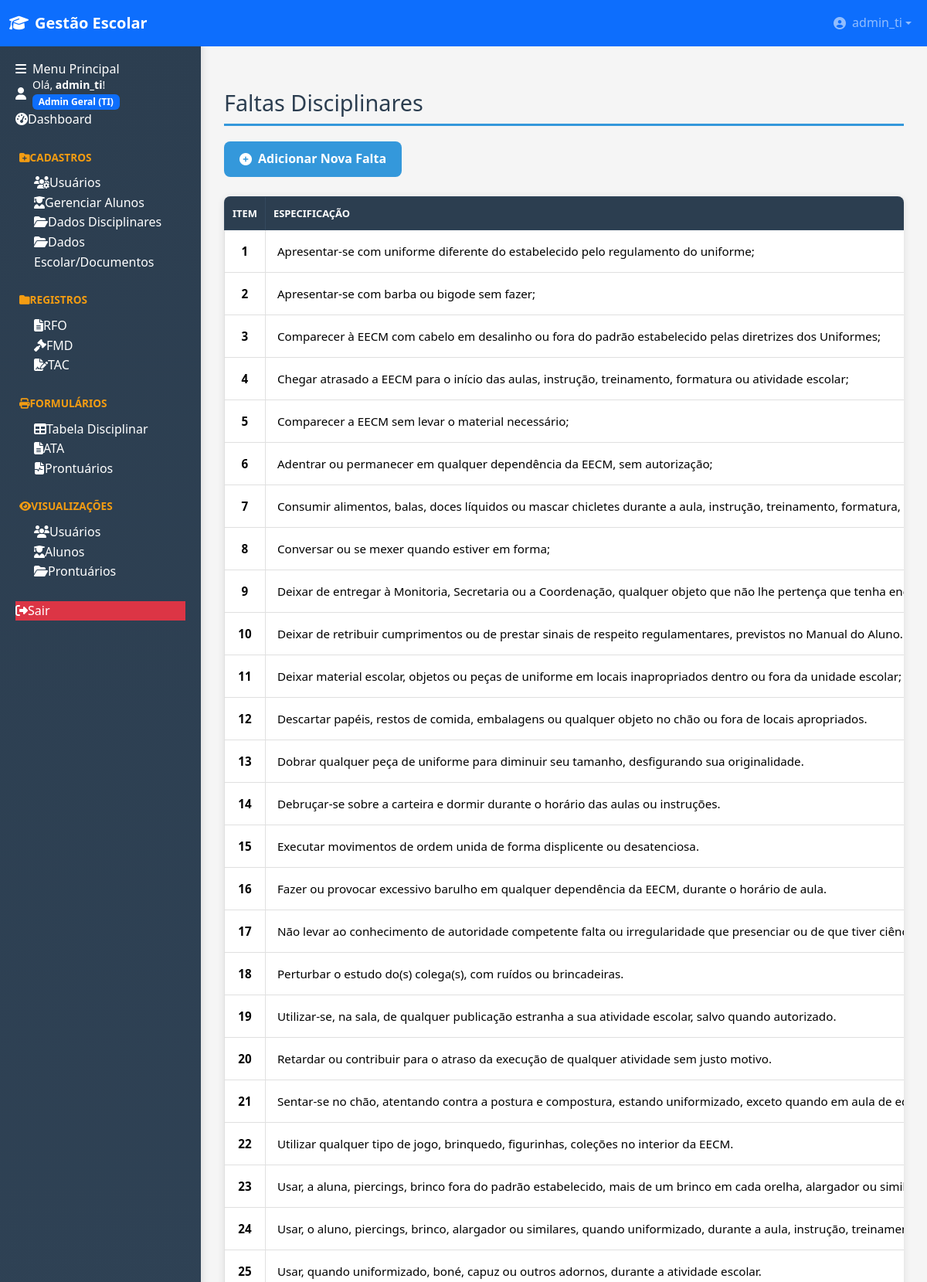
Page /cadastros/faltas (signed in, upper part) on the committed database.
### tables this page shows
CREATE TABLE usuarios (
                id INTEGER PRIMARY KEY AUTOINCREMENT,
                username TEXT NOT NULL UNIQUE,
                password TEXT NOT NULL,
                nivel INTEGER NOT NULL, -- 1: Admin Geral (TI), 2: Admin Secundário, 3: Usuário
                data_criacao TEXT DEFAULT CURRENT_TIMESTAMP
            , cargo TEXT DEFAULT '');

CREATE TABLE faltas_disciplinares (
                id INTEGER PRIMARY KEY AUTOINCREMENT,
                natureza TEXT NOT NULL,
                descricao TEXT NOT NULL,
                data_criacao TEXT DEFAULT CURRENT_TIMESTAMP
            );

### blueprints/cadastros.py (the view)
@cadastros_bp.route('/faltas')
@admin_secundario_required
def listar_faltas():
    db = get_db()
    faltas = db.execute('''
    SELECT id, natureza, descricao, data_criacao
    FROM faltas_disciplinares
    ORDER BY id ASC
''').fetchall()
    return render_template('cadastros/listar_faltas.html', faltas=faltas)

### app.py (called while the page is built)
@app.before_request
def load_logged_in_user():
    user_id = session.get('user_id')
    if user_id is None:
        g.user = None
    else:
        g.user = get_db().execute(
            'SELECT * FROM usuarios WHERE id = ?', (user_id,)
        ).fetchone()

@app.teardown_appcontext
def teardown_db(e=None):
    close_db(e)

@app.context_processor
def inject_globals():
    from datetime import datetime
    return dict(
        NIVEL_MAP=utils.NIVEL_MAP,
        session=session,
        now=datetime.now
    )

def _read_logo_data():
    try:
        p = os.path.join(current_app.root_path, "static", "logo_topo.png")
        if not os.path.exists(p):
            for ext in (".png", ".jpg", ".jpeg", ".svg"):
                px = os.path.join(current_app.root_path, "static", "logo_topo" + ext)
                if os.path.exists(px):
                    p = px
                    break
        if not os.path.exists(p):
            return None
        mime = mimetypes.guess_type(p)[0] or "image/png"
        with open(p, "rb") as f:
            data = base64.b64encode(f.read()).decode("ascii")
        return f"data:{mime};base64,{data}"
    except Exception:
        return None

@app.context_processor
def inject_logo_data():
    try:
        return {"LOGO_DATA_URI": _read_logo_data()}
    except Exception:
        return {"LOGO_DATA_URI": None}

### blueprints/disciplinar.py (called while the page is built, shortened)
@disciplinar_bp.before_app_request
def _ensure_disciplinar_schema():
    if getattr(current_app, "_disciplinar_migrations_done", False):
        return

### blueprints/utils.py (called while the page is built)
def admin_secundario_required(f):
    @wraps(f)
    def decorated_function(*args, **kwargs):
        if session.get('nivel') not in [1, 2]:
            flash('Acesso negado. Apenas usuários administradores podem acessar esta área.', 'danger')
            return redirect(url_for('dashboard'))
        return f(*args, **kwargs)
    return decorated_function

### database.py (called while the page is built)
def get_db():
    db = getattr(g, '_database', None)
    if db is None:
        db = g._database = sqlite3.connect(DATABASE)
        db.row_factory = sqlite3.Row
        db.execute('PRAGMA foreign_keys = ON')
    return db

### templates/cadastros/listar_faltas.html (shortened to what this page needs)
{% extends 'base.html' %}
{% block content %}
<h2>Faltas Disciplinares</h2>
<div class="toolbar">
    <a href="{{ url_for('cadastros_bp.adicionar_falta') }}" class="button btn-primary">
        <i class="fas fa-plus-circle"></i> Adicionar Nova Falta
    </a>
</div>
{% if faltas %}
    <div class="table-scroll-wrapper">
        <table class="table table-faltas">
            <thead>
                <tr>
                    <th style="width: 80px;">Item</th>
                    <th>Especificação</th>
                </tr>
            </thead>
            <tbody>
                {% for falta in faltas %}
                <tr>
                    <td style="text-align: center;"><strong>{{ falta.id }}</strong></td>
                    <td style="text-align: left; padding-left: 15px;">{{ falta.descricao }}</td>
                </tr>
                {% endfor %}
            </tbody>
        </table>
    </div>
{% endif %}
{% endblock %}

### templates/base.html (shortened to what this page needs)
﻿<!DOCTYPE html>
<html lang="pt-br">
<head>
    <link href="https://cdn.jsdelivr.net/npm/bootstrap@5.3.2/dist/css/bootstrap.min.css" rel="stylesheet">
    <link rel="stylesheet" href="https://cdnjs.cloudflare.com/ajax/libs/font-awesome/6.4.0/css/all.min.css">
    <link rel="stylesheet" href="{{ url_for('static', filename='style.css') }}?v={{ range(1, 10000) | random }}">
</head>
<body>
    {% if not request.args.get('iframe') %}
    <nav class="navbar navbar-expand-lg navbar-dark fixed-top bg-primary">
        <div class="container-fluid">
            <a class="navbar-brand d-flex align-items-center" href="{{ url_for('dashboard') }}">
                <i class="fas fa-graduation-cap me-2"></i>
                <span class="fw-bold">Gestão Escolar</span>
            </a>
            {% if session.get('logged_in') %}
            <div class="navbar-nav ms-auto">
                <div class="nav-item dropdown">
                    <a class="nav-link dropdown-toggle d-flex align-items-center" href="#" role="button" data-bs-toggle="dropdown">
                        <i class="fas fa-user-circle me-2"></i>
                        <span>{{ session.get('username') }}</span>
                    </a>
                </div>
            </div>
            {% endif %}
        </div>
    </nav>
    {% endif %}
    {% if not request.args.get('iframe') %}
    <div class="sidebar" id="sidebar">
        <div class="sidebar-header">
            <h6 class="mb-0"><i class="fas fa-bars me-2"></i>Menu Principal</h6>
        </div>
        <div class="sidebar-body p-0">
            {% if session.get('logged_in') %}
                <div class="user-greeting">
                    <div class="d-flex align-items-center">
                        <i class="fas fa-user me-2"></i>
                        <div>
                            <small>Olá, <span class="username fw-bold">{{ session.get('username') }}</span>!</small><br>
                            <span class="badge bg-primary">{{ session.get('nivel_nome') }}</span>
                        </div>
                    </div>
                </div>
                <div class="menu-section">
                    <a href="{{ url_for('dashboard') }}" class="nav-link {% if request.endpoint == 'dashboard' %}active{% endif %}">
                        <i class="fas fa-tachometer-alt"></i><span>Dashboard</span>
                    </a>
                </div>
                {% if session.get('nivel') in [1, 2] %}
                <div class="menu-section">
                    <div class="nav-link menu-title"><i class="fas fa-folder-plus"></i><span>Cadastros</span></div>
                    {% if session.get('nivel') == 1 %}
                    <a href="{{ url_for('auth_bp.gerenciar_usuarios') }}" class="nav-link ps-4">
                        <i class="fas fa-users-cog"></i><span>Usuários</span>
                    </a>
                    {% endif %}
                    <a href="{{ url_for('alunos_bp.gerenciar_alunos') }}" class="nav-link ps-4 {% if request.endpoint == 'alunos_bp.gerenciar_alunos' %}active{% endif %}">
                        <i class="fas fa-user-graduate"></i><span>Gerenciar Alunos</span>
                    </a>
                    <a href="{{ url_for('cadastros_bp.dados_disciplinares') }}" class="nav-link ps-4 {% if request.endpoint in ['cadastros_bp.dados_disciplinares','cadastros_bp.listar_faltas','cadastros_bp.listar_elogios','bimestres_bp.listar_bimestres'] %}active{% endif %}">
                        <i class="fas fa-folder-open"></i><span>Dados Disciplinares</span>
                    </a>
                    <a href="{{ url_for('cadastros_bp.dados_documentos') }}" class="nav-link ps-4 ">
                        <i class="fas fa-folder-open"></i><span>Dados Escolar/Documentos</span>
                    </a>
                </div>
                {% endif %}
                <div class="menu-section">
                    <div class="nav-link menu-title"><i class="fas fa-folder"></i><span>Registros</span></div>
                    <a href="{{ url_for('cadastros_bp.registros_rfo') }}" class="nav-link ps-4 ">
                        <i class="fas fa-file-alt"></i><span>RFO</span>
                    </a>
                    <a href="{{ url_for('cadastros_bp.registros_fmd') }}" class="nav-link ps-4 {% if request.endpoint in ['cadastros_bp.registros_fmd','disciplinar_bp.registrar_fmd','visualizacoes_bp.listar_fmds'] %}active{% endif %}">
                        <i class="fas fa-gavel"></i><span>FMD</span>
                    </a>
                    <a href="{{ url_for('cadastros_bp.registros_tac') }}" class="nav-link ps-4 {% if request.endpoint in ['cadastros_bp.registros_tac','formularios_bp.novo_tac','formularios_bp.listar_tacs'] %}active{% endif %}">
                        <i class="fas fa-file-signature"></i><span>TAC</span>
                    </a>
                </div>
                {% if session.get('nivel') in [1, 2] %}
                <div class="menu-section">
                    <div class="nav-link menu-title"><i class="fas fa-print"></i><span>Formulários</span></div>
                    <a href="{{ url_for('formularios_bp.tabela_disciplinar') }}" class="nav-link ps-4">
            <a href="{{ url_for('formularios_bp.tabela_disciplinar') }}" class="nav-link ps-4">
                <i class="fas fa-table"></i><span>Tabela Disciplinar</span>
            </a>
            <a href="{{ url_for('formularios_ata_bp.list_atas') }}" class="nav-link ps-4">
                <i class="fas fa-file-alt"></i><span>ATA</span>
            </a>
                    <a href="{{ url_for('formularios_prontuario.listar_prontuarios') }}" class="nav-link ps-4">
                        <i class="fas fa-file-medical-alt"></i><span>Prontuários</span>
                    </a>
                </div>
                {% endif %}
                <div class="menu-section">
                    <div class="nav-link menu-title"><i class="fas fa-eye"></i><span>Visualizações</span></div>
                    {% if session.get('nivel') in [1, 2] %}
                    <a href="{{ url_for('visualizacoes_bp.listar_usuarios') }}" class="nav-link ps-4">
                        <i class="fas fa-users"></i><span>Usuários</span>
                    </a>
                    {% endif %}
                    <a href="{{ url_for('visualizacoes_bp.listar_alunos') }}" class="nav-link ps-4">
                        <i class="fas fa-user-graduate"></i><span>Alunos</span>
                    </a>
                    {% if session.get('nivel') in [1, 2] %}
                    <a href="{{ url_for('formularios_prontuario.listar_prontuarios') }}" class="nav-link ps-4">
                        <i class="fas fa-folder-open"></i><span>Prontuários</span>
                    </a>
                    {% endif %}
                </div>
                <div class="menu-section mt-auto">
                    <a href="{{ url_for('auth_bp.logout') }}" class="nav-link bg-danger">
                        <i class="fas fa-sign-out-alt"></i><span>Sair</span>
                    </a>
                </div>
            {% endif %}
        </div>
    </div>
    {% endif %}
    <main class="main-content">
        {% block content %}{% endblock %}
    </main>
</body>
</html>

### static/style.css (style rules this page uses)
.main-content { overflow-y: auto !important; height: calc(100vh - 60px) !important; }
.main-content { overflow-x: auto !important; overflow-y: auto !important; }
.main-content { scrollbar-width: auto; scrollbar-color: #3498db #f1f1f1; }
html, body { height: 100%; overflow-x: hidden; }
.navbar { position: fixed !important; top: 0 !important; left: 0 !important; right: 0 !important; height: 60px !important; z-index: 1000 !important; }
.sidebar { position: fixed !important; top: 0 !important; left: 0 !important; height: 100vh !important; width: 260px !important; padding-top: 80px !important; z-index: 900 !important; }
.main-content { margin-left: 260px !important; margin-top: 60px !important; padding: 30px !important; min-height: calc(100vh - 60px) !important; width: calc(100% - 260px) !important; }
* { margin: 0; padding: 0; box-sizing: border-box; }
body { font-family: 'Segoe UI', Tahoma, Geneva, Verdana, sans-serif; background: #f5f5f5; color: #2c3e50; line-height: 1.6; }
a { text-decoration: none; color: #3498db; transition: color 0.3s; }
.sidebar { width: 260px; position: fixed; height: 100vh; top: 0; left: 0; background: linear-gradient(180deg, #2c3e50 0%, #34495e 100%); color: white; padding: 20px; box-sizing: border-box; overflow-y: auto; z-index: 1000; box-shadow: 2px 0 10px rgba(0,0,0,0.1); }
.menu-section { margin-bottom: 25px; }
.menu-title { color: #f39c12; font-size: 0.85em; font-weight: 700; text-transform: uppercase; margin-bottom: 10px; padding-left: 5px; }
.main-content { margin-left: 260px; padding: 30px; min-height: 100vh; }
h2 { color: #2c3e50; margin-bottom: 20px; border-bottom: 3px solid #3498db; padding-bottom: 10px; font-size: 1.8em; }
.toolbar { display: flex; justify-content: space-between; align-items: center; margin-bottom: 25px; gap: 15px; flex-wrap: wrap; }
.button { display: inline-flex; align-items: center; padding: 10px 20px; border-radius: 8px; cursor: pointer; font-weight: 600; text-align: center; transition: transform 0.3s, box-shadow 0.3s; border: none; font-size: 1em; }
.button i { margin-right: 8px; }
.btn-primary { background: #3498db; color: white; }
.table-scroll-wrapper { overflow-x: auto; margin-bottom: 25px; border-radius: 8px; box-shadow: 0 2px 10px rgba(0,0,0,0.1); background: white; }
.table { width: 100%; border-collapse: collapse; min-width: 800px; }
.table th, .table td { padding: 15px; text-align: left; border-bottom: 1px solid #ecf0f1; }
.table th { background: #f8f9fa; font-weight: 600; color: #2c3e50; text-transform: uppercase; font-size: 0.9em; }
html, body { overflow-x: auto !important; }
.table, table { white-space: nowrap; }

### templates/base.html (style rules this page uses)
.navbar { position: fixed !important; top: 0 !important; z-index: 1000 !important; height: 60px !important; }
.sidebar { position: fixed !important; padding-top: 80px !important; z-index: 900 !important; }
.main-content { margin-left: 260px !important; margin-top: 60px !important; }

### templates/cadastros/listar_faltas.html (style rules this page uses)
.table-faltas { font-size: 0.95em; width: 100%; }
.table-faltas td { vertical-align: middle; padding: 12px 10px; border: 1px solid #e0e0e0; }
.table-faltas th { background: #2c3e50; color: white; font-weight: 600; text-transform: uppercase; font-size: 0.85em; padding: 12px 10px; border: 1px solid #34495e; }

### rows in the picture
usuarios: get "admin_ti"
faltas_disciplinares: id "1", descricao "Apresentar-se com uniforme diferente do estabelecido pelo regulamento do uniforme;"
faltas_disciplinares: id "2", descricao "Apresentar-se com barba ou bigode sem fazer;"
faltas_disciplinares: id "3", descricao "Comparecer à EECM com cabelo em desalinho ou fora do padrão estabelecido pelas diretrizes dos Uniformes;"
faltas_disciplinares: id "4", descricao "Chegar atrasado a EECM para o início das aulas, instrução, treinamento, formatura ou atividade escolar;"
faltas_disciplinares: id "5", descricao "Comparecer a EECM sem levar o material necessário;"
faltas_disciplinares: id "6", descricao "Adentrar ou permanecer em qualquer dependência da EECM, sem autorização;"
faltas_disciplinares: id "7", descricao "Consumir alimentos, balas, doces líquidos ou mascar chicletes durante a aula, instrução, treinamento, formatura,…"
faltas_disciplinares: id "8", descricao "Conversar ou se mexer quando estiver em forma;"
faltas_disciplinares: id "9", descricao "Deixar de entregar à Monitoria, Secretaria ou a Coordenação, qualquer objeto que não lhe pertença que tenha…"
faltas_disciplinares: id "10", descricao "Deixar de retribuir cumprimentos ou de prestar sinais de respeito regulamentares, previstos no Manual do Aluno."
faltas_disciplinares: id "11", descricao "Deixar material escolar, objetos ou peças de uniforme em locais inapropriados dentro ou fora da unidade escolar;"
faltas_disciplinares: id "12", descricao "Descartar papéis, restos de comida, embalagens ou qualquer objeto no chão ou fora de locais apropriados."
faltas_disciplinares: id "13", descricao "Dobrar qualquer peça de uniforme para diminuir seu tamanho, desfigurando sua originalidade."
faltas_disciplinares: id "14", descricao "Debruçar-se sobre a carteira e dormir durante o horário das aulas ou instruções."
faltas_disciplinares: id "15", descricao "Executar movimentos de ordem unida de forma displicente ou desatenciosa."
faltas_disciplinares: id "16", descricao "Fazer ou provocar excessivo barulho em qualquer dependência da EECM, durante o horário de aula."
faltas_disciplinares: id "17", descricao "Não levar ao conhecimento de autoridade competente falta ou irregularidade que presenciar ou de que tiver…"
faltas_disciplinares: id "18", descricao "Perturbar o estudo do(s) colega(s), com ruídos ou brincadeiras."
faltas_disciplinares: id "19", descricao "Utilizar-se, na sala, de qualquer publicação estranha a sua atividade escolar, salvo quando autorizado."
faltas_disciplinares: id "20", descricao "Retardar ou contribuir para o atraso da execução de qualquer atividade sem justo motivo."
faltas_disciplinares: id "21", descricao "Sentar-se no chão, atentando contra a postura e compostura, estando uniformizado, exceto quando em aula de…"
faltas_disciplinares: id "22", descricao "Utilizar qualquer tipo de jogo, brinquedo, figurinhas, coleções no interior da EECM."
faltas_disciplinares: id "23", descricao "Usar, a aluna, piercings, brinco fora do padrão estabelecido, mais de um brinco em cada orelha, alargador ou…"
faltas_disciplinares: id "24", descricao "Usar, o aluno, piercings, brinco, alargador ou similares, quando uniformizado, durante a aula, instrução,…"
faltas_disciplinares: id "25", descricao "Usar, quando uniformizado, boné, capuz ou outros adornos, durante a atividade escolar."

### other values in the picture
{{ session.get('nivel_nome') }} "Admin Geral (TI)"
